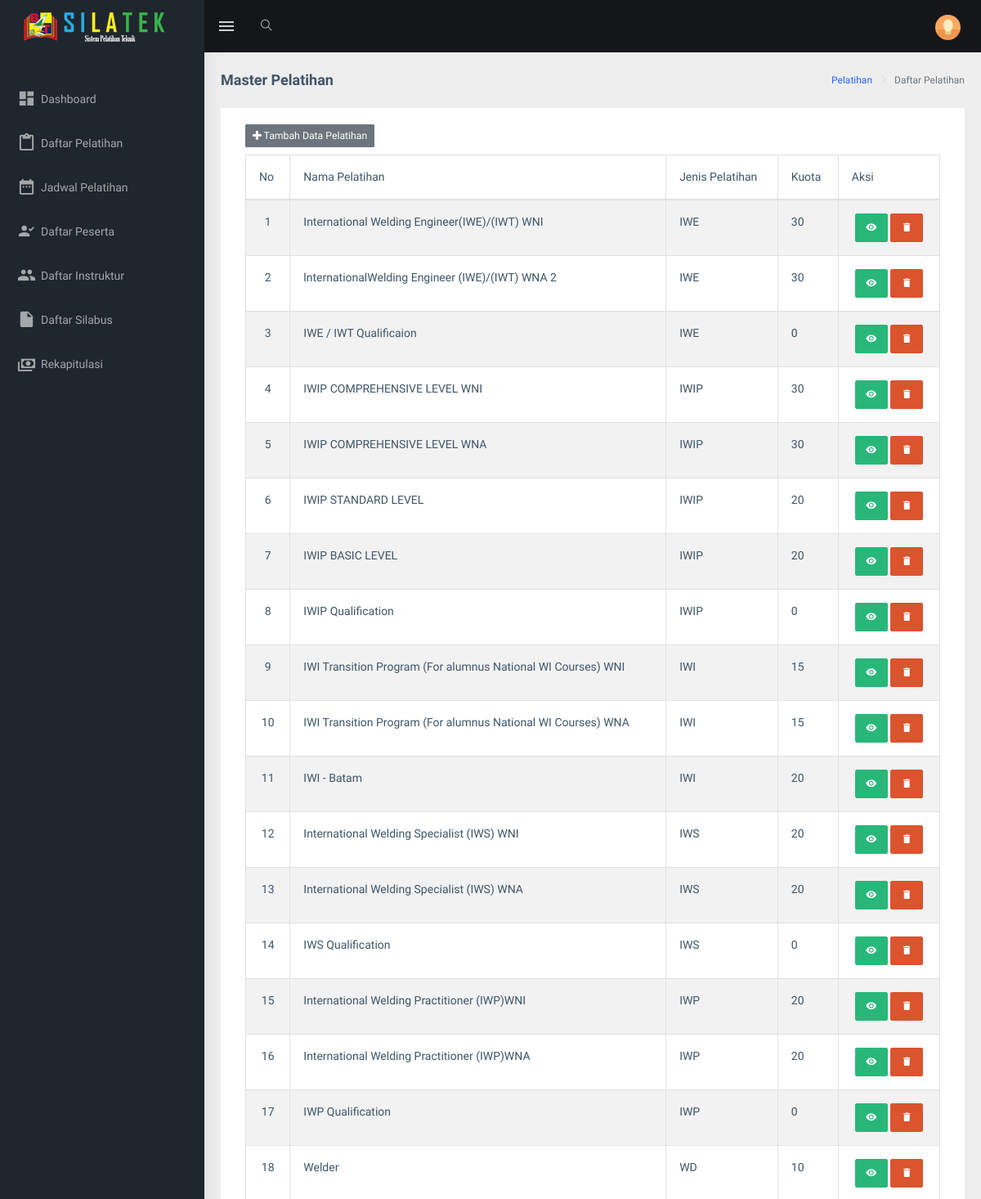
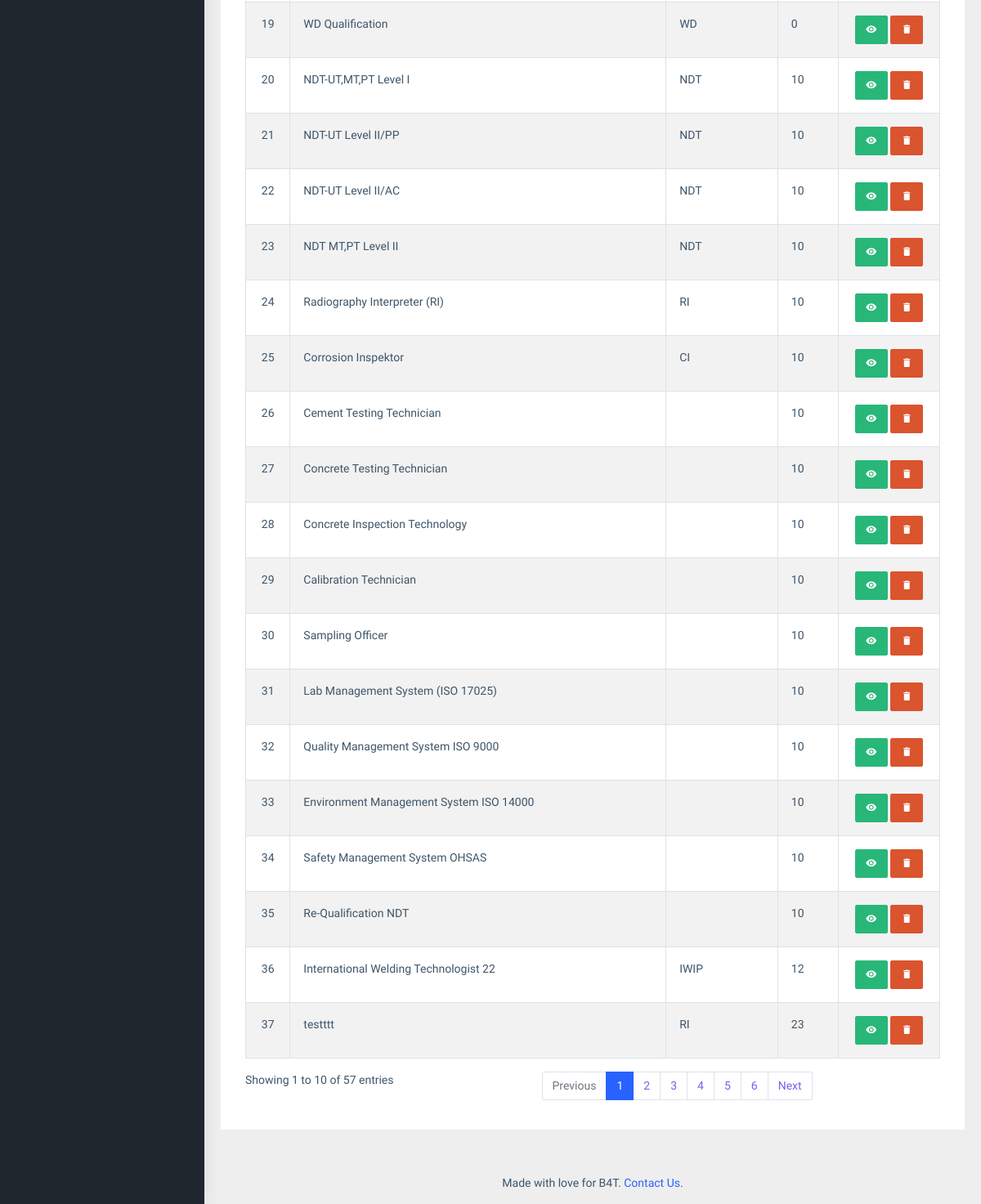
/index.php/pelatihan, run on the app's committed database (2 pictures, top to bottom).
### tables this page shows
CREATE TABLE `training` (
  `trainingId` int(11) NOT NULL,
  `name` varchar(255) NOT NULL,
  `kuota` int(11) NOT NULL,
  `biaya` varchar(255) NOT NULL,
  `category` varchar(128) NOT NULL
);

### application/controllers/Pelatihan.php (called while the page is built, shortened)
<?php
class Pelatihan extends CI_Controller {
	public function index()
	{
		$data['pelatihan'] = $this->M_jadwal->getAll();
		$data['training'] = $this->M_training->getAll();
		$this->load->view('templates/header');
		$this->load->view('pelatihan/pelatihan', $data);
		$this->load->view('templates/footer');
	}
}

### index.php (called while the page is built, shortened)
<?php
require_once BASEPATH.'core/CodeIgniter.php';

### application/models/M_training.php (called while the page is built, shortened)
<?php
	class M_training extends CI_Model {
		private $_table = "training";
	    public function getAll()
  		{
        	return $this->db->get($this->_table)->result();
   		}
	}

### application/views/pelatihan/pelatihan.php (the view, shortened to what this page needs)
<div id="content">
<div class="page-wrapper">
             <div class="page-breadcrumb">
                <div class="row">
                    <div class="col-12 d-flex no-block align-items-center">
                        <h4 class="page-title">Master Pelatihan</h4>
                        <div class="ml-auto text-right">
                            <nav aria-label="breadcrumb">
                                <ol class="breadcrumb">
                                    <li class="breadcrumb-item"><a href="#">Pelatihan</a></li>
                                    <li class="breadcrumb-item active" aria-current="page">Daftar Pelatihan</li>
                                </ol>
                            </nav>
                        </div>
                    </div>
                </div>
            </div>
            <div class="container-fluid">
                <div class="row">
                    <div class="col-12">
                        <div class="card">
                            <div class="card-body">
                                <div class="table-responsive">
                                    <div id="zero_config_wrapper" class="dataTables_wrapper container-fluid dt-bootstrap4">
                                        <div class="row">
                                          <div class="col-sm-12">
                                            <a class="btn btn-secondary btn-sm" href="<?php echo base_url('index.php/Pelatihan/AddPel'); ?>"><i class="fas fa-plus"></i> Tambah Data Pelatihan</a>
                                            <table id="zero_config" class="table table-striped table-bordered dataTable" role="grid" aria-describedby="zero_config_info" style="margin-top: 1%">
                                        <thead>
                                            <tr role="row">
                                              <th>No</th>
                                              <th>Nama Pelatihan</th>
                                              <th>Jenis Pelatihan</th>
                                              <th>Kuota</th>
                                              <th>Aksi</th>
                                            </tr>
                                        </thead>
                                        <tbody>
                                        <?php  $i=1;
                                        foreach ($training as $key ) { ?>
                                        <tr>
                                          <td style="text-align: center;"><?php echo $i; ?></td>
                                          <td><?php echo $key->name; ?></td>
                                          <td><?php echo $key->category; ?></td>
                                          <td><?php echo $key->kuota; ?></td>
                                          <td style="text-align: center;">
                                            <a href="<?php echo base_url(). 'index.php/Pelatihan/updatePel/'. $key->trainingId?>" class="btn btn-success btn-mini" title="Lihat Detail"><i class="mdi mdi-eye"></i></a>
                                            <a href="<?php echo base_url(). 'index.php/Pelatihan/delete/'. $key->trainingId; ?>" onclick="return confirm('Are you sure to delete this data?')" class="btn btn-danger btn-mini" title="Hapus Data"><i class="mdi mdi-delete"></i></a>
                                          </td>
                                        </tr>
                                       <?php $i++;} ?>
                                      </tbody>
                                    </table>
                                  </div>
                                </div>
                                <div class="row">
                                  <div class="col-sm-12 col-md-5">
                                    <div class="dataTables_info" id="zero_config_info" role="status" aria-live="polite">Showing 1 to 10 of 57 entries</div>
                                  </div>
                                  <div class="col-sm-12 col-md-7">
                                    <div class="dataTables_paginate paging_simple_numbers" id="zero_config_paginate">
                                      <ul class="pagination">
                                        <li class="paginate_button page-item previous disabled" id="zero_config_previous"><a href="#" aria-controls="zero_config" data-dt-idx="0" tabindex="0" class="page-link">Previous</a></li>
                                        <li class="paginate_button page-item active"><a href="#" aria-controls="zero_config" data-dt-idx="1" tabindex="0" class="page-link">1</a></li>
                                        <li class="paginate_button page-item "><a href="#" aria-controls="zero_config" data-dt-idx="2" tabindex="0" class="page-link">2</a></li><li class="paginate_button page-item "><a href="#" aria-controls="zero_config" data-dt-idx="3" tabindex="0" class="page-link">3</a></li>
                                        <li class="paginate_button page-item "><a href="#" aria-controls="zero_config" data-dt-idx="4" tabindex="0" class="page-link">4</a></li>
                                        <li class="paginate_button page-item "><a href="#" aria-controls="zero_config" data-dt-idx="5" tabindex="0" class="page-link">5</a></li>
                                        <li class="paginate_button page-item "><a href="#" aria-controls="zero_config" data-dt-idx="6" tabindex="0" class="page-link">6</a></li>
                                        <li class="paginate_button page-item next" id="zero_config_next"><a href="#" aria-controls="zero_config" data-dt-idx="7" tabindex="0" class="page-link">Next</a></li>
                                      </ul>
                                    </div>
                                  </div>
                                </div>
                              </div>
                            </div>
                            </div>
                        </div>
                    </div>
                </div>
</div>

### data on the page
training: name "International Welding Engineer(IWE)/(IWT) WNI", category "IWE", kuota "30"
training: name "lnternationalWelding Engineer (IWE)/(IWT) WNA 2", category "IWE", kuota "30"
training: name "IWE / IWT Qualificaion", category "IWE", kuota "0"
training: name "IWIP COMPREHENSIVE LEVEL WNI", category "IWIP", kuota "30"
training: name "IWIP COMPREHENSIVE LEVEL WNA", category "IWIP", kuota "30"
training: name "IWIP STANDARD LEVEL", category "IWIP", kuota "20"
training: name "IWIP BASIC LEVEL", category "IWIP", kuota "20"
training: name "IWIP Qualification", category "IWIP", kuota "0"
training: name "IWI Transition Program (For alumnus National WI Courses) WNI", category "IWI", kuota "15"
training: name "IWI Transition Program (For alumnus National WI Courses) WNA", category "IWI", kuota "15"
training: name "IWI - Batam", category "IWI", kuota "20"
training: name "International Welding Specialist (IWS) WNI", category "IWS", kuota "20"
training: name "International Welding Specialist (IWS) WNA", category "IWS", kuota "20"
training: name "IWS Qualification", category "IWS", kuota "0"
training: name "International Welding Practitioner (IWP)WNI", category "IWP", kuota "20"
training: name "International Welding Practitioner (IWP)WNA", category "IWP", kuota "20"
training: name "IWP Qualification", category "IWP", kuota "0"
training: name "Welder", category "WD", kuota "10"
training: name "WD Qualification", category "WD", kuota "0"
training: name "NDT-UT,MT,PT Level I", category "NDT", kuota "10"
training: name "NDT-UT Level II/PP", category "NDT", kuota "10"
training: name "NDT-UT Level II/AC", category "NDT", kuota "10"
training: name "NDT MT,PT Level II", category "NDT", kuota "10"
training: name "Radiography Interpreter (RI)", category "RI", kuota "10"
training: name "Corrosion Inspektor", category "CI", kuota "10"
training: name "Cement Testing Technician", kuota "10"
training: name "Concrete Testing Technician", kuota "10"
training: name "Concrete Inspection Technology", kuota "10"
training: name "Calibration Technician", kuota "10"
training: name "Sampling Officer", kuota "10"
training: name "Lab Management System (ISO 17025)", kuota "10"
training: name "Quality Management System ISO 9000", kuota "10"
training: name "Environment Management System ISO 14000", kuota "10"
training: name "Safety Management System OHSAS", kuota "10"
training: name "Re-Qualification NDT", kuota "10"
training: name "International Welding Technologist 22", category "IWIP", kuota "12"
training: name "testttt", category "RI", kuota "23"
